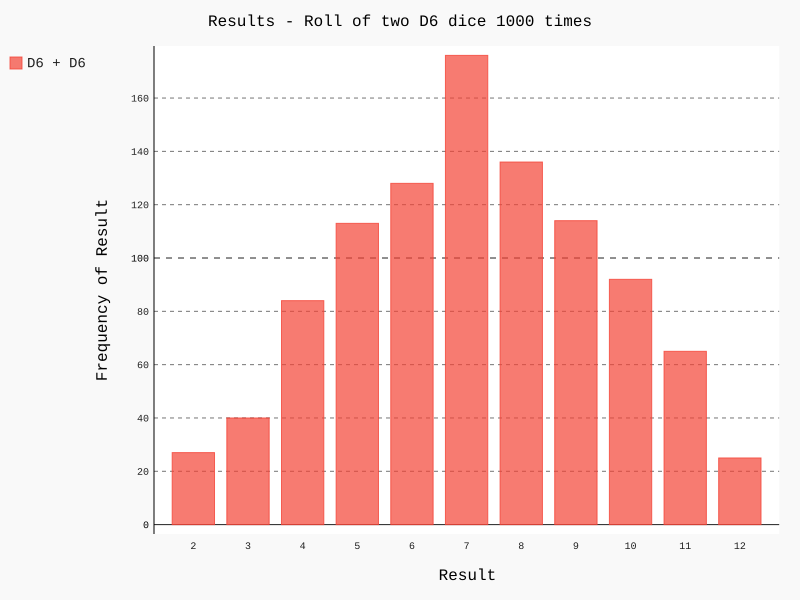

Reproduce this figure in Python.
#  Rolling Two Dice

#  Calculate the sum of 2 dice or each roll; the largest possible
#     result(12), that we store in max_result
#  When we analyze the results, we count the number of results for
#     each value btw 2 and max_result
#  This code  simulate rolling a pair of dice with any number of 
#     sides

import pygal

from die import Die

#  Create two D6 dice
die_1 = Die()
die_2 = Die()

#  Rolls and store in a list
results =[]
for roll_num in range(1000):
    #result = die_1.roll() + die_2.roll()
    result = die_1.roll() + die_2.roll()
    results.append(result)

# Analyze results
frequencies = []
#max_result = die_1.num_sides + die_2.num_sides
max_result = 6 + 6

for value in range(2, max_result + 1):
    frequency = results.count(value)
    frequencies.append(frequency)

# Visualize results
hist = pygal.Bar()

hist.title = "Results - Roll of two D6 dice 1000 times"
hist.x_labels = ['2','3','4','5','6','7','8','9','10','11','12']
hist.x_title = "Result"
hist.y_title = "Frequency of Result"

hist.add('D6 + D6', frequencies)
hist.render_to_file('dice_visual.svg')
